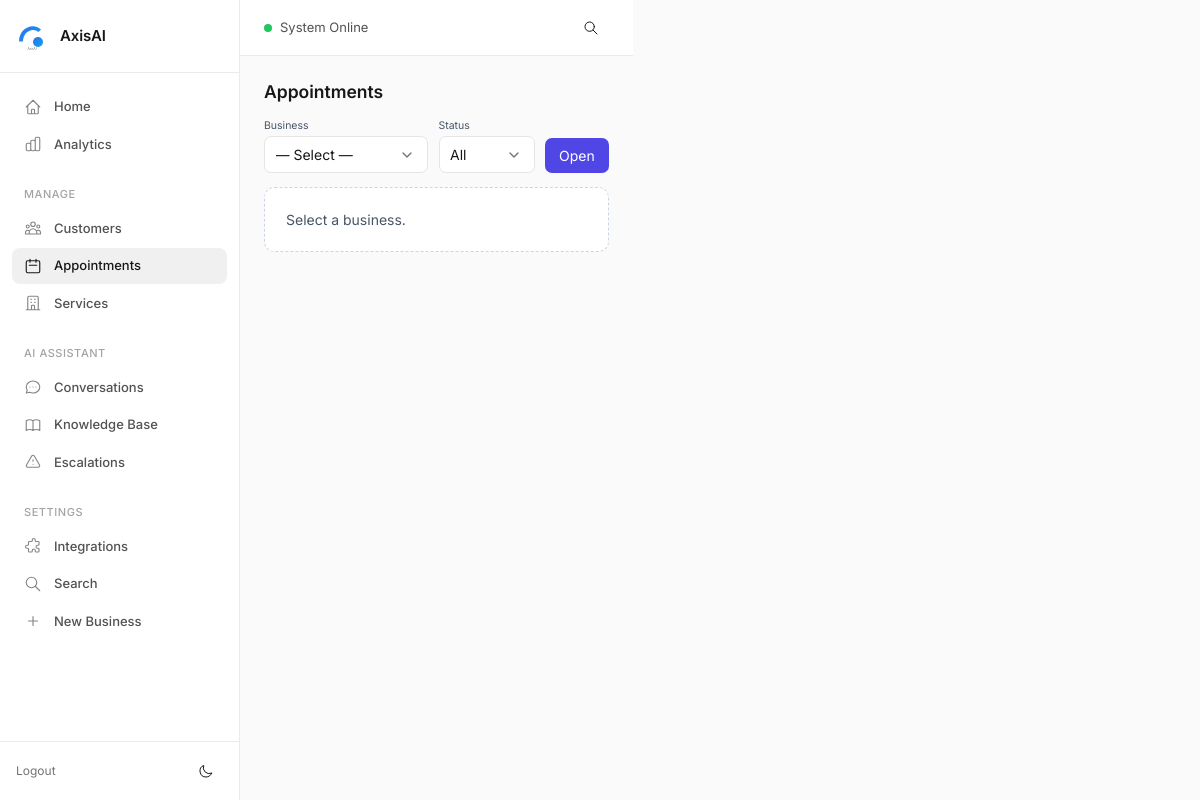
Page /appointments?business_id=16 (signed in) on the earlier database version.
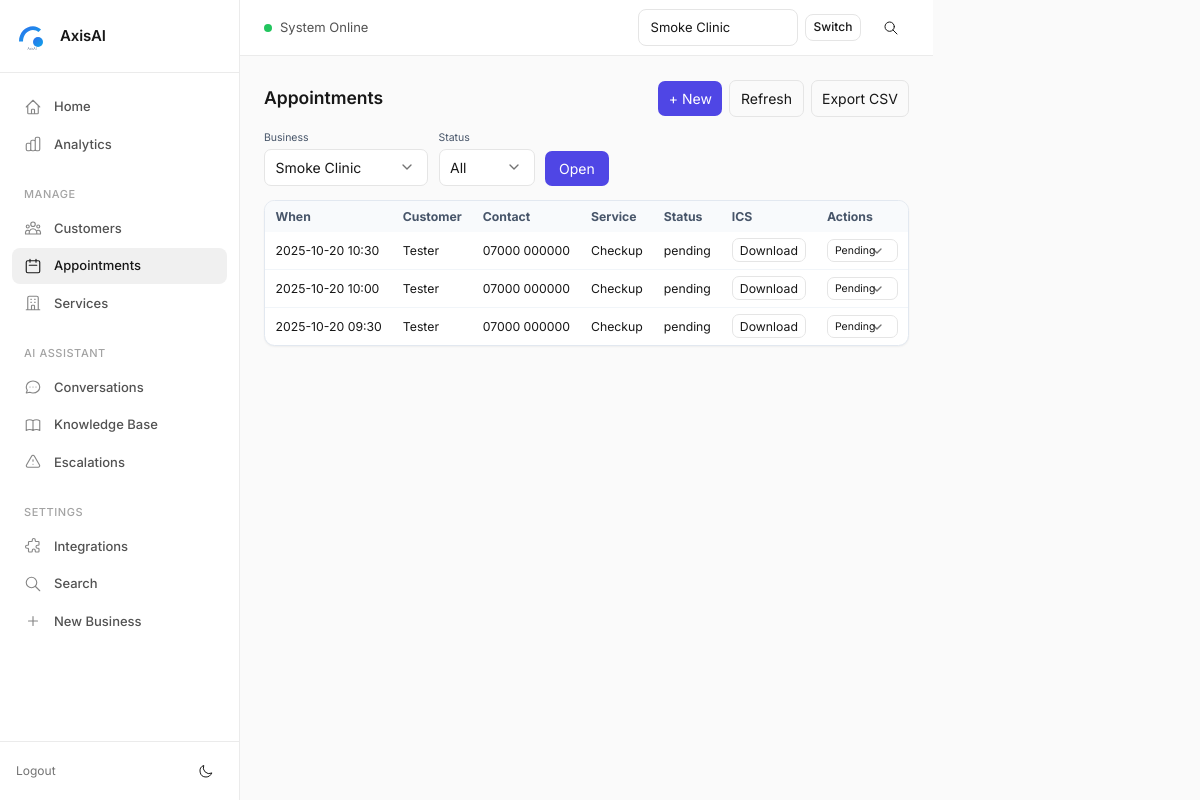
Same page on the later database version.
### tables this page shows
CREATE TABLE appointments (
            id INTEGER PRIMARY KEY AUTOINCREMENT,
            business_id INTEGER NOT NULL,
            session_id INTEGER,
            date TEXT,
            time TEXT,
            service TEXT,
            created_at TEXT NOT NULL DEFAULT CURRENT_TIMESTAMP, customer_name TEXT, phone TEXT, start_at TEXT, notes TEXT, status TEXT NOT NULL DEFAULT 'pending', external_provider_key TEXT, external_id TEXT, source TEXT, customer_email TEXT, customer_id INTEGER REFERENCES customers(id),
            FOREIGN KEY (business_id) REFERENCES businesses(id),
            FOREIGN KEY (session_id) REFERENCES sessions(id)
        );

### appointments_bp.py (the view)
@bp.route("/appointments")
def appointments_index():
    if _need_login():
        return redirect(url_for("auth.login"))
    business_id = safe_int(request.args.get("business_id"))
    status = (request.args.get("status") or "").strip().lower()
    businesses = list_businesses(limit=500)
    business = next((b for b in businesses if b["id"] == business_id), None) if business_id else None
    appts = []
    if business:
        if not _owner_can_access(business_id):
            flash("Access denied.", "err")
            return redirect(url_for("appointments.appointments_index"))
        with get_conn() as con:
            if status and status in ("pending", "confirmed", "cancelled", "completed"):
                appts = con.execute("""
                    SELECT * FROM appointments
                    WHERE business_id=? AND status=?
                    ORDER BY COALESCE(start_at, created_at) DESC
                    LIMIT 500
                """, (business_id, status)).fetchall()
            else:
                appts = con.execute("""
                    SELECT * FROM appointments
                    WHERE business_id=?
                    ORDER BY COALESCE(start_at, created_at) DESC
                    LIMIT 500
                """, (business_id,)).fetchall()
    return render_template(
        "appointments.html",
        businesses=businesses,
        business=business,
        appts=appts,
        status=status
    )

### appointments_bp.py (called while the page is built, shortened)
def _user() -> Optional[dict]:
    return session.get("user")

def _need_login() -> bool:
    return _user() is None

def _owner_can_access(business_id: int) -> bool:
    user = _user()
    if not user:
        return False
    if user.get("role") == "admin":
        return True

### core/authz.py (called while the page is built)
def get_allowed_business_ids_for_user(user) -> List[int]:
    if not user:
        return []
    if user.get("role") == "admin":
        with get_conn() as con:
            return [r["id"] for r in con.execute("SELECT id FROM businesses").fetchall()]
    with get_conn() as con:
        rows = con.execute("SELECT business_id FROM business_users WHERE user_id=?", (user["id"],)).fetchall()
        return [r["business_id"] for r in rows]

### core/csrf.py (called while the page is built, shortened)
def _get_token():
    tok = session.get("csrf_token")
    if not tok:
        tok = secrets.token_urlsafe(32)
        session["csrf_token"] = tok
    return tok

def register_csrf(app):
    @app.context_processor
    def inject_csrf():
        return {"csrf_token": _get_token()}
    @app.before_request
    def enforce_csrf():
        if request.method in _EXEMPT_METHODS:
            return

### core/db.py (called while the page is built)
def get_conn() -> sqlite3.Connection:
    con = sqlite3.connect(DB_PATH, timeout=30.0)
    con.row_factory = sqlite3.Row
    con.execute("PRAGMA foreign_keys = ON;")
    con.execute("PRAGMA journal_mode = WAL;")  # Better concurrency
    return con

def _col_exists(cur: sqlite3.Cursor, table: str, col: str) -> bool:
    if not table.isidentifier():
        raise ValueError(f"Invalid table name: {table}")
    rows = cur.execute(f"PRAGMA table_info({table})").fetchall()
    return any(r[1] == col for r in rows)

def _table_exists(cur: sqlite3.Cursor, table: str) -> bool:
    r = cur.execute(
        "SELECT 1 FROM sqlite_master WHERE type='table' AND name=? LIMIT 1", (table,)
    ).fetchone()
    return bool(r)

def _safe_alter_add_column(cur: sqlite3.Cursor, table: str, col: str, ddl: str) -> None:
    try:
        if not _col_exists(cur, table, col):
            cur.execute(ddl)
    except sqlite3.OperationalError as e:
        logger.warning(f"Could not add column {col} to {table}: {e}")

### dashboard.py (called while the page is built)
def _extract_business_id() -> int:
    bid = None
    if request.view_args and "business_id" in request.view_args:
        bid = safe_int(request.view_args.get("business_id"))
    if not bid:
        bid = safe_int(request.args.get("business_id"))
    if not bid:
        bid = session.get("active_business_id")
    return bid or 0

### templates/appointments.html (shortened to what this page needs)
{% extends "base.html" %}
{% block content %}
<div class="flex items-center justify-between mb-4">
  <h1 class="text-xl font-semibold">Appointments</h1>
  <div class="flex items-center gap-2">
    {% if business %}
      <a class="px-3 py-2 rounded-lg bg-indigo-600 text-white hover:bg-indigo-700" href="{{ url_for('appointments.appointments_new', business_id=business['id']) }}">+ New</a>
      <a class="px-3 py-2 rounded-lg border hover:border-indigo-300" href="{{ url_for('appointments.appointments_index', business_id=business['id']) }}">Refresh</a>
      <a class="px-3 py-2 rounded-lg border hover:border-indigo-300" href="{{ url_for('appointments.appointments_export_csv', business_id=business['id'], status=status) }}">Export CSV</a>
    {% endif %}
  </div>
</div>
<form class="flex items-end gap-3 mb-4" method="get" action="{{ url_for('appointments.appointments_index') }}">
  <div>
    <label class="block text-xs text-slate-600 mb-1">Business</label>
    <select name="business_id" class="border rounded-lg px-3 py-2 bg-white">
      <option value="">— Select —</option>
      {% for b in businesses %}
        <option value="{{ b['id'] }}" {% if business and business['id']==b['id'] %}selected{% endif %}>{{ b['name'] }}</option>
      {% endfor %}
    </select>
  </div>
  <div>
    <label class="block text-xs text-slate-600 mb-1">Status</label>
    <select name="status" class="border rounded-lg px-3 py-2 bg-white">
      <option value="" {% if not status %}selected{% endif %}>All</option>
    </select>
  </div>
  <button class="px-4 py-2 rounded-lg bg-indigo-600 text-white hover:bg-indigo-700" type="submit">Open</button>
</form>
{% if not business %}
  <div class="rounded-xl border border-dashed border-slate-300 bg-white p-6 text-slate-600">Select a business.</div>
{% else %}
  {% if not appts %}
    <div class="rounded-xl border border-slate-200 bg-white p-6 text-slate-600">No appointments yet.</div>
  {% else %}
    <div class="overflow-x-auto rounded-xl border border-slate-200 bg-white shadow-sm">
      <table class="min-w-full text-sm">
        <thead class="bg-slate-50 text-slate-600">
          <tr>
            <th class="px-3 py-2 text-left">When</th>
            <th class="px-3 py-2 text-left">Customer</th>
            <th class="px-3 py-2 text-left">Contact</th>
            <th class="px-3 py-2 text-left">Service</th>
            <th class="px-3 py-2 text-left">Status</th>
            <th class="px-3 py-2 text-left">ICS</th>
            <th class="px-3 py-2 text-left">Actions</th>
          </tr>
        </thead>
        <tbody class="divide-y divide-slate-100">
          {% for a in appts %}
            <tr>
              <td class="px-3 py-2">{{ a['start_at'] or '—' }}</td>
              <td class="px-3 py-2">{{ a['customer_name'] or '—' }}</td>
              <td class="px-3 py-2">
                <div>{{ a['phone'] or '' }}</div>
              </td>
              <td class="px-3 py-2">{{ a['service'] or '—' }}</td>
              <td class="px-3 py-2">{{ a['status'] }}</td>
              <td class="px-3 py-2">
                {% if a['start_at'] %}
                  <a class="px-2 py-1 rounded-lg border hover:bg-slate-50" href="{{ url_for('appointments.appointments_ics', appt_id=a['id']) }}">Download</a>
                {% else %}—{% endif %}
              </td>
              <td class="px-3 py-2">
                <form method="post" action="{{ url_for('appointments.appointments_set_status', appt_id=a['id']) }}">
                  <select class="border rounded-lg px-2 py-1 text-xs" name="status" onchange="this.form.submit()">
                    {% for s in ['pending','confirmed','cancelled','completed'] %}
                      <option value="{{ s }}" {% if a['status']==s %}selected{% endif %}>{{ s|capitalize }}</option>
                    {% endfor %}
                  </select>
                </form>
              </td>
            </tr>
          {% endfor %}
        </tbody>
      </table>
    </div>
  {% endif %}
{% endif %}
{% endblock %}

### templates/base.html (shortened to what this page needs)
<!DOCTYPE html>
<html lang="en" data-theme="light">
<head>
  <link rel="stylesheet" href="{{ url_for('static', filename='axis.css') }}">
  <script src="https://cdn.tailwindcss.com"></script>
</head>
<body>
  <div class="min-h-screen flex">
    <aside id="sidebar">
      <div class="sidebar-logo">
        {% set logo_src = url_for('static', filename=business_logo_path) if business_logo_path else url_for('static', filename='logo.svg') %}
        <img src="{{ logo_src }}" alt="Logo">
        <span class="sidebar-logo-text">AxisAI</span>
      </div>
      <nav class="sidebar-nav">
        <div class="nav-section">
          <a href="{{ url_for('dashboard') }}" class="nav-item {% if request.endpoint == 'dashboard' %}active{% endif %}">
            <svg fill="none" stroke="currentColor" viewBox="0 0 24 24"><path stroke-linecap="round" stroke-linejoin="round" stroke-width="1.5" d="M3 12l2-2m0 0l7-7 7 7M5 10v10a1 1 0 001 1h3m10-11l2 2m-2-2v10a1 1 0 01-1 1h-3m-6 0a1 1 0 001-1v-4a1 1 0 011-1h2a1 1 0 011 1v4a1 1 0 001 1m-6 0h6"/></svg>
            Home
          </a>
          <a href="{{ url_for('analytics.analytics_index') }}" class="nav-item {% if request.endpoint and request.endpoint.startswith('analytics.') %}active{% endif %}">
            Analytics
          </a>
        </div>
        <div class="nav-section">
          <div class="nav-section-title">Manage</div>
          <a href="{{ url_for('customers.customers_index') }}" class="nav-item {% if request.endpoint and request.endpoint.startswith('customers.') %}active{% endif %}">
            Customers
          </a>
          <a href="{{ url_for('appointments.appointments_index') }}" class="nav-item {% if request.endpoint and request.endpoint.startswith('appointments.') %}active{% endif %}">
            <svg fill="none" stroke="currentColor" viewBox="0 0 24 24"><path stroke-linecap="round" stroke-linejoin="round" stroke-width="1.5" d="M8 7V3m8 4V3m-9 8h10M5 21h14a2 2 0 002-2V7a2 2 0 00-2-2H5a2 2 0 00-2 2v12a2 2 0 002 2z"/></svg>
            Appointments
          </a>
          <a href="{{ url_for('services.services_index') }}" class="nav-item {% if request.endpoint and request.endpoint.startswith('services.') %}active{% endif %}">
            <svg fill="none" stroke="currentColor" viewBox="0 0 24 24"><path stroke-linecap="round" stroke-linejoin="round" stroke-width="1.5" d="M19 21V5a2 2 0 00-2-2H7a2 2 0 00-2 2v16m14 0h2m-2 0h-5m-9 0H3m2 0h5M9 7h1m-1 4h1m4-4h1m-1 4h1m-5 10v-5a1 1 0 011-1h2a1 1 0 011 1v5m-4 0h4"/></svg>
            Services
          </a>
        </div>
        <div class="nav-section">
          <div class="nav-section-title">AI Assistant</div>
          <a href="{{ url_for('chat.chat_index') }}" class="nav-item {% if request.endpoint and request.endpoint.startswith('chat.') %}active{% endif %}">
            <svg fill="none" stroke="currentColor" viewBox="0 0 24 24"><path stroke-linecap="round" stroke-linejoin="round" stroke-width="1.5" d="M8 12h.01M12 12h.01M16 12h.01M21 12c0 4.418-4.03 8-9 8a9.863 9.863 0 01-4.255-.949L3 20l1.395-3.72C3.512 15.042 3 13.574 3 12c0-4.418 4.03-8 9-8s9 3.582 9 8z"/></svg>
            Conversations
          </a>
          <a href="{{ url_for('kb.kb_index') }}" class="nav-item {% if request.endpoint and request.endpoint.startswith('kb.') %}active{% endif %}">
            Knowledge Base
          </a>
          <a href="{{ url_for('escalations.escalations_index') }}" class="nav-item {% if request.endpoint and request.endpoint.startswith('escalations.') %}active{% endif %}">
            <svg fill="none" stroke="currentColor" viewBox="0 0 24 24"><path stroke-linecap="round" stroke-linejoin="round" stroke-width="1.5" d="M12 9v2m0 4h.01m-6.938 4h13.856c1.54 0 2.502-1.667 1.732-3L13.732 4c-.77-1.333-2.694-1.333-3.464 0L3.34 16c-.77 1.333.192 3 1.732 3z"/></svg>
            Escalations
          </a>
        </div>
        <div class="nav-section">
          <div class="nav-section-title">Settings</div>
          <a href="{{ url_for('integrations.integrations_index') }}" class="nav-item {% if request.endpoint and request.endpoint.startswith('integrations.') %}active{% endif %}">
            Integrations
          </a>
          <a href="{{ url_for('search.search_index') }}" class="nav-item {% if request.endpoint and request.endpoint.startswith('search.') %}active{% endif %}">
            <svg fill="none" stroke="currentColor" viewBox="0 0 24 24"><path stroke-linecap="round" stroke-linejoin="round" stroke-width="1.5" d="M21 21l-6-6m2-5a7 7 0 11-14 0 7 7 0 0114 0z"/></svg>
            Search
          </a>
          <a href="{{ url_for('onboard.business_new') }}" class="nav-item {% if request.endpoint == 'onboard.business_new' %}active{% endif %}">
            <svg fill="none" stroke="currentColor" viewBox="0 0 24 24"><path stroke-linecap="round" stroke-linejoin="round" stroke-width="1.5" d="M12 6v6m0 0v6m0-6h6m-6 0H6"/></svg>
            New Business
          </a>
        </div>
      </nav>
      <div class="sidebar-footer">
        <div class="flex items-center justify-between">
          <a href="{{ url_for('auth.logout') }}">Logout</a>
          <button id="theme-toggle" class="btn btn-ghost btn-sm">
            <svg class="w-4 h-4" fill="none" stroke="currentColor" viewBox="0 0 24 24"><path stroke-linecap="round" stroke-linejoin="round" stroke-width="1.5" d="M20.354 15.354A9 9 0 018.646 3.646 9.003 9.003 0 0012 21a9.003 9.003 0 008.354-5.646z"/></svg>
          </button>
        </div>
      </div>
    </aside>
    <div class="main-content">
      <header class="main-header">
        <div class="header-left">
          <div class="header-status hidden md:flex">
            <span class="status-dot"></span>
            <span>System Online</span>
          </div>
        </div>
        <div class="header-right">
          {% if (nav_businesses|length) > 1 %}
          <form method="post" action="{{ url_for('set_brand') }}" class="flex items-center gap-2">
            <select name="active_business_id" class="input" style="width: auto; min-width: 160px;">
              {% for b in nav_businesses or [] %}
              <option value="{{ b['id'] }}" {% if b['id']==(active_business_id or 0) %}selected{% endif %}>{{ b['name'] }}</option>
              {% endfor %}
            </select>
            <button class="btn btn-sm">Switch</button>
          </form>
          {% endif %}
          <a href="{{ url_for('search.search_index') }}" class="btn btn-ghost btn-icon" title="Search">
            <svg class="w-5 h-5" fill="none" stroke="currentColor" viewBox="0 0 24 24"><path stroke-linecap="round" stroke-linejoin="round" stroke-width="1.5" d="M21 21l-6-6m2-5a7 7 0 11-14 0 7 7 0 0114 0z"/></svg>
          </a>
        </div>
      </header>
      <main class="page-content">
        {% block content %}{% endblock %}
      </main>
    </div>
  </div>
</body>
</html>

Differences in the rows shown:
added appointments: start_at "2025-10-20 10:30", customer_name "Tester", phone "07000 000000", service "Checkup", status "pending", status "Pending"
added appointments: start_at "2025-10-20 10:00", customer_name "Tester", phone "07000 000000", service "Checkup", status "pending", status "Pending"
added appointments: start_at "2025-10-20 09:30", customer_name "Tester", phone "07000 000000", service "Checkup", status "pending", status "Pending"
Other differences:
form field active_business_id: (not shown) → "Smoke Clinic"
form field business_id: "— Select —" → "Smoke Clinic"
text no longer shown: "Select a business."
text now shown: "Switch + New Refresh Export CSV When Customer Contact Service Status ICS Actions"
